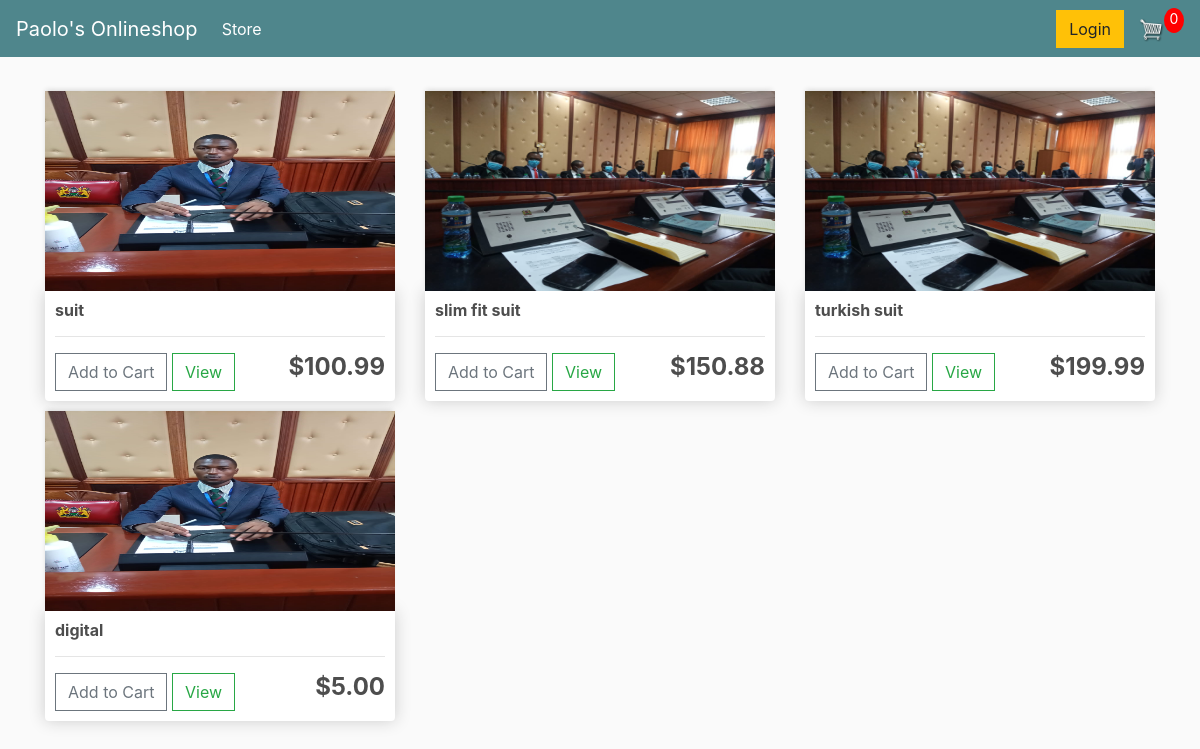
The page / on the database its author committed.
### store/models.py (models this page shows, shortened)
class Product(models.Model):
    name = models.CharField(max_length=200)
    price = models.DecimalField(max_digits=10,decimal_places=2)
    digital = models.BooleanField(default=False, null=True, blank=True)
    image = models.ImageField(null=True, blank=True)
    @property
    def imageURL(self):
        try:
            url = self.image.url
        except:
            url = ''
        return url

### store/views.py (the view)
# urls.py: path('',include('store.urls')),
def store(request):
	data = cartData(request)
	cartItems = data['cartItems']
	products = Product.objects.all()
	context = {
		'products': products,
		'cartItems': cartItems,
	}
	return render(request, 'store/store.html', context)

### store/utils.py (called while the page is built, shortened)
def cookieCart(request):
        try:
                cart = json.loads(request.COOKIES['cart'])
        except:
                 cart = {}
                 print('CART:', cart)
        items = []
        order = {'get_cart_total': 0, 'get_cart_items': 0, 'shipping': False}
        cartItems = order['get_cart_items']
        return {'cartItems': cartItems, 'order': order, 'items': items}

def cartData(request):
        if request.user.is_authenticated:
                customer = request.user.customer
                order, created = Order.objects.get_or_create(customer=customer, complete=False)
                items = order.orderitem_set.all()
                cartItems = order.get_cart_items
        else:
                cookieData = cookieCart(request)
                cartItems = cookieData['cartItems']
                order = cookieData['order']
                items = cookieData['items']
        return {'cartItems':cartItems ,'order':order, 'items':items}

### store/templates/store/store.html
{% extends 'store/main.html' %}
{% load static %}
{% block content %}
	<div class="row">
		{% for product in products %}
		<div class="col-lg-4">
			<img class="thumbnail" src="{{product.imageURL}}">
			<div class="box-element product">
				<h6><strong>{{product.name}}</strong></h6>
				<hr>
				<button  data-product="{{product.id}}" data-action="add"  class="btn btn-outline-secondary add-btn update-cart">Add to Cart</button>
				<a class="btn btn-outline-success" href="#">View</a>
				<h4 style="display: inline-block; float: right"><strong>${{product.price|floatformat:2}}</strong></h4>
			</div>
		</div>
           {% endfor %}
	</div>
{% endblock content %}

### store/templates/store/main.html (shortened to what this page needs)
<!DOCTYPE html>
{% load static %}
<html lang="en">
<head>
    	<link rel="stylesheet" href="https://stackpath.bootstrapcdn.com/bootstrap/4.4.1/css/bootstrap.min.css">
        <link rel="stylesheet" type="text/css" href="{% static 'css/main.css' %}">
</head>
<body>
<nav class="navbar navbar-expand-lg navbar-dark bg-dark">
  <a class="navbar-brand" href="{% url 'store' %}">Paolo's Onlineshop</a>
  <div class="collapse navbar-collapse" id="navbarSupportedContent">
    <ul class="navbar-nav mr-auto">
      <li class="nav-item active">
        <a class="nav-link" href="{% url 'store' %}">Store <span class="sr-only">(current)</span></a>
      </li>
    </ul>
      <div class="form-inline my-2 my-lg-0">
	     	<a href="#"class="btn btn-warning">Login</a>
	     	<a href="{% url 'cart' %}">
	    		<img  id="cart-icon" src="{% static 'images/cart.png' %}">
	    	</a>
	    	<p id="cart-total">{{cartItems}}</p>
	    </div>
  </div>
</nav>
     <div class="container">
            <br>
            {% block content %}
            {% endblock content %}
         </div>
</body>
</html>

### static/css/main.css (style rules this page uses)
body { background-color: hsl(0, 0%, 98%); }
h1,h2,h3,h4,h5,h6 { color:hsl(0, 0%, 30%); }
.box-element { box-shadow:hsl(0, 0%, 80%) 0 0 16px; background-color: #fff; border-radius: 4px; padding: 10px; }
.thumbnail { width: 100%; height: 200px; -webkit-box-shadow: -1px -3px 5px -2px rgba(214,214,214,1); -moz-box-shadow: -1px -3px 5px -2px rgba(214,214,214,1); box-shadow: -1px -3px 5px -2px rgba(214,214,214,1); }
.product { border-radius: 0 0 4px 4px; }
.bg-dark { background-color: #4f868c!important; }
#cart-icon { width:25px; display: inline-block; margin-left: 15px; }
#cart-total { display: block; text-align: center; color:#fff; background-color: red; width: 20px; height: 25px; border-radius: 50%; font-size: 14px; }
.col-lg-4, .col-lg-6, .col-lg-8, .col-lg-12 { margin-top: 10px; }
.btn { border-radius: 0; }

### rows shown on the page
Product: imageURL (picture), name "suit", price "100.99"
Product: imageURL (picture), name "slim fit suit", price "150.88"
Product: imageURL (picture), name "turkish suit", price "199.99"
Product: imageURL (picture), name "digital", price "5.00"

### other values the page prints
{{ cartItems }} "0"
